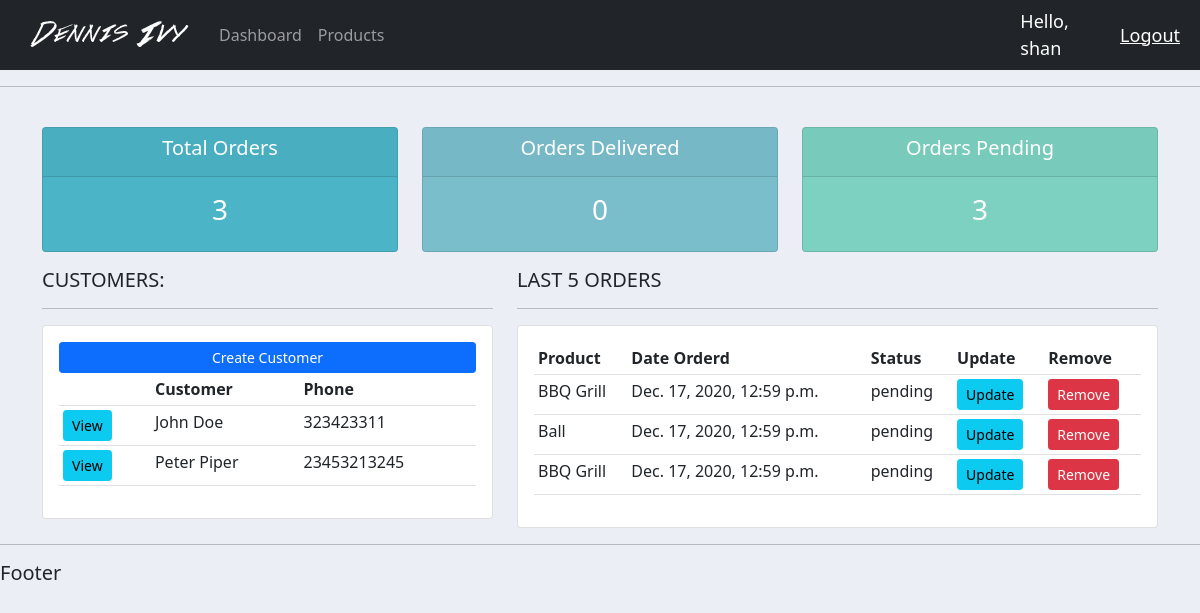
The app's page / (signed in), older data.
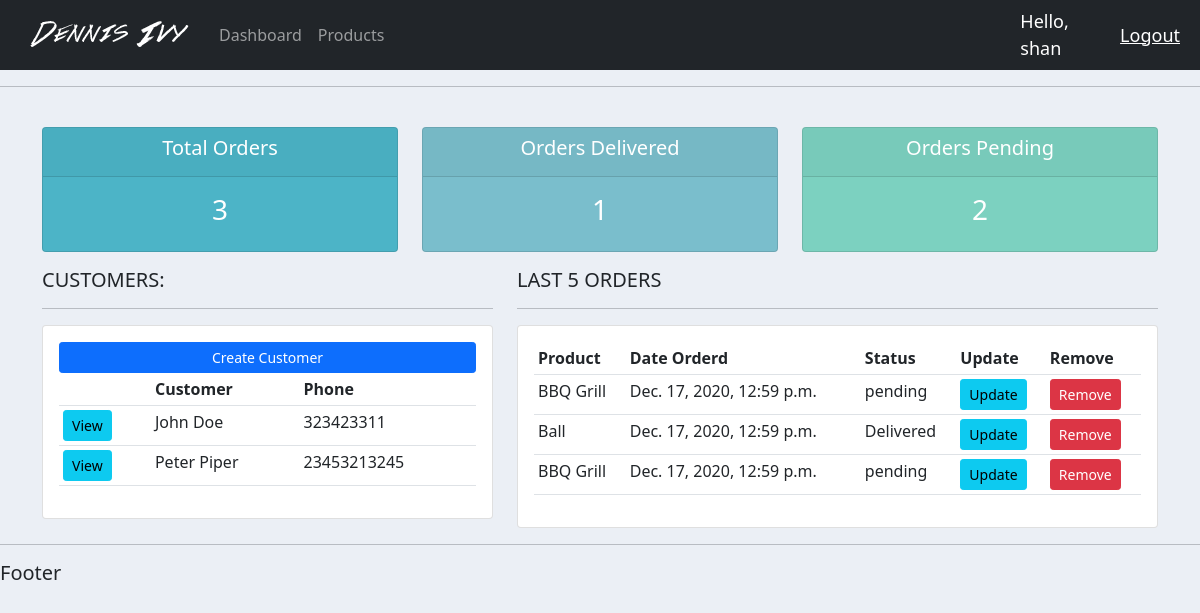
The same page, newer data.
### accounts/models.py (models this page shows, shortened)
class Order(models.Model):
    STATUS = (
        ('pending', 'Pending'),
        ('Out of Delivery', 'Out of Delivery'),
        ('Delivered', 'Delivered'),
    )
    customer = models.ForeignKey(Customer, null=True, on_delete=models.SET_NULL)
    product = models.ForeignKey(Product, null=True, on_delete=models.SET_NULL)
    date_created = models.DateTimeField(auto_now_add=True, null=True)
    status = models.CharField(max_length=200, null=True, choices=STATUS)
    note = models.CharField(max_length=200, null=True)

class Product(models.Model):
    CATEGORY = (
        ('indoor', 'Indoor'),
        ('outdoor', 'OutDoor'),
    )
    name = models.CharField(max_length=200)
    price = models.FloatField(null=True)
    category = models.CharField(max_length=200, null=True, choices=CATEGORY)
    description = models.CharField(max_length=200, null=True, blank=True)
    date_created = models.DateTimeField(auto_now_add=True, null=True)
    tag = models.ManyToManyField(Tag)

### accounts/views.py (the view)
# urls.py: path('', views.home, name="dashboard"),
@login_required(login_url='login')
def home(request):
    orders = Order.objects.all()
    customers = Customer.objects.all()
    total_orders = orders.count()
    delivered_orders = orders.filter(status='Delivered').count()
    pending_orders = orders.filter(status='pending').count()
    context = {
        'orders': orders,
        'customers': customers,
        'total_orders': total_orders,
        'delivered_orders': delivered_orders,
        'pending_orders': pending_orders
    }
    return render(request, 'accounts/dashboard.html', context)

### accounts/templates/accounts/dashboard.html
{% extends 'accounts/base.html' %}
{% block content %}
{% include 'accounts/status.html' %}
<div class="row">
    <div class="col-md-5">
        <h5>CUSTOMERS:</h5>
        <hr>
        <div class="card card-body">
            <a class="btn btn-primary  btn-sm btn-block" href="">Create Customer</a>
            <table class="table table-sm">
                <tr>
                    <th></th>
                    <th>Customer</th>
                    <th>Phone</th>
                </tr>
                {% for customer in customers %}
                <tr>
                    <td><a class="btn btn-sm btn-info" href="{% url 'customer' customer.id %}">View</a></td>
                    <td>{{ customer.name }}</td>
                    <td>{{ customer.phone}}</td>
                </tr>
                {% endfor %}
            </table>
        </div>
    </div>
    <div class="col-md-7">
        <h5>LAST 5 ORDERS</h5>
        <hr>
        <div class="card card-body">
            <table class="table table-sm">
                <tr>
                    <th>Product</th>
                    <th>Date Orderd</th>
                    <th>Status</th>
                    <th>Update</th>
                    <th>Remove</th>
                </tr>
                {% for order in orders %}
                <tr>
                    <td>{{ order.product.name }}</td>
                    <td>{{ order.date_created }}</td>
                    <td>{{ order.status }}</td>
                    <td><a class="btn btn-sm btn-info" href="{% url 'update_order' order.id %}">Update</a></td>
                    <td><a class="btn btn-sm btn-danger" href="{% url 'delete_order' order.id %}">Remove</a></td>
                </tr>
                {% endfor %}
            </table>
        </div>
    </div>
</div>
{% endblock %}

Row changes from the older to the newer data that the page shows:
changed Order "Ball": status "pending" → "Delivered"
Text that changed along with them:
{{ delivered_orders }}: "0" → "1"
{{ pending_orders }}: "3" → "2"
